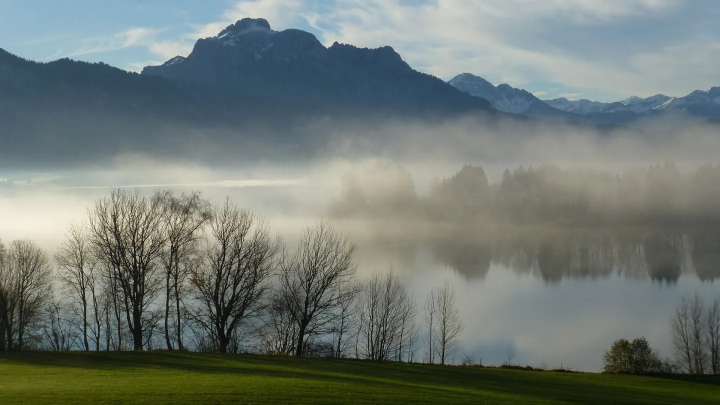
#> input picture img/haze.png, 1440 x 810 px (shown at 1/2 size)
$ jupyter execute '7.3.1 预测编码.ipynb'
#> lines starting #> are read from the running program, lines starting #| are printed output that depends on the picture
[cell 1]
import cv2
import numpy as np
import io
import matplotlib.pyplot as plt
from matplotlib.font_manager import FontProperties
fonts = FontProperties(fname = "/Library/Fonts/Arial Unicode.ttf")
plt.rcParams["font.family"] = 'Arial Unicode MS'
plt.rcParams['axes.unicode_minus']=False


# 读取图片，并转换为 y,v, u 分量。
img = cv2.imread('img/haze.png')
#> img is the input picture: shape (810, 1440, 3); mean B, G, R 116.2, 121.9, 112.8
h, w = img.shape[:2]  # 高，宽
#> h = 810; w = 1440

# 将 BGR 转换为 YCrCb（YCrCb 应用 YCrCb JPEG（或 YCC），“全范围”，
# 其中 Y 范围为 [0, 255]，U、V 范围为 [0, 255]（这是默认的 JPEG 格式颜色空间格式）。

yvu = cv2.cvtColor(img, cv2.COLOR_BGR2YCrCb)
#> yvu: shape (810, 1440, 3); mean of channels 0, 1, 2 118.5, 123.9, 126.7
y, v, u = cv2.split(yvu)
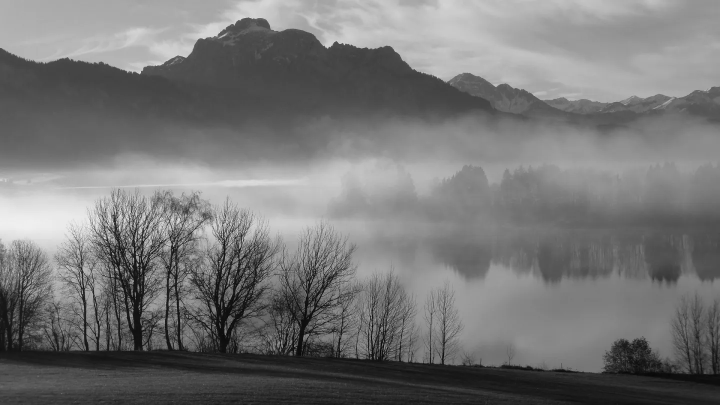
#> y: shape (810, 1440) (shown at 1/2 size); min 0, max 252, mean 118.5
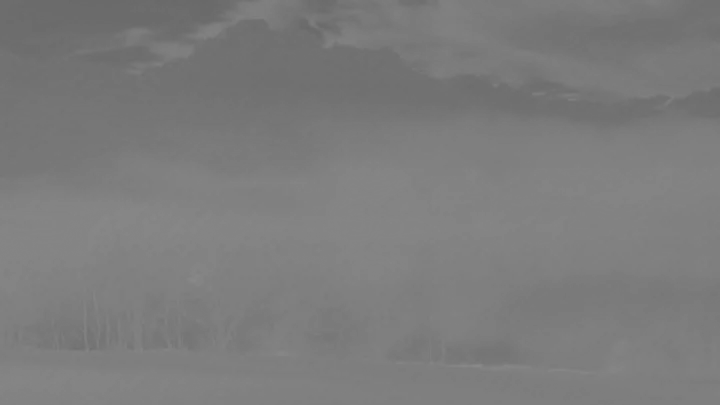
#> v: shape (810, 1440) (shown at 1/2 size); min 105, max 137, mean 123.9
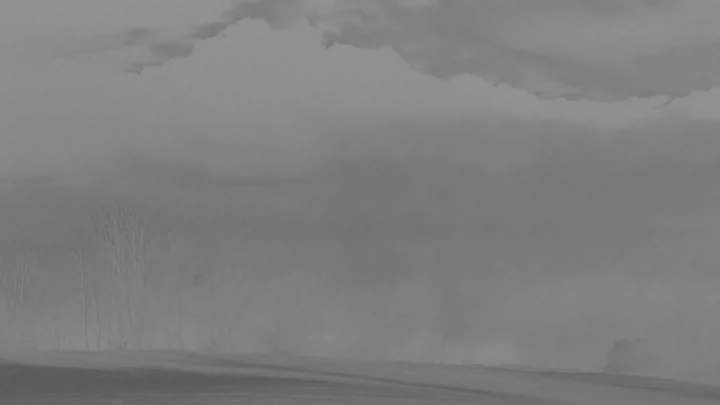
#> u: shape (810, 1440) (shown at 1/2 size); min 88, max 150, mean 126.7

# 下采样 U 和 V（应用 420 格式）。
u = cv2.resize(u, (u.shape[1] // 2, u.shape[0] // 2))  # 要注意 w或h 为单数的情况
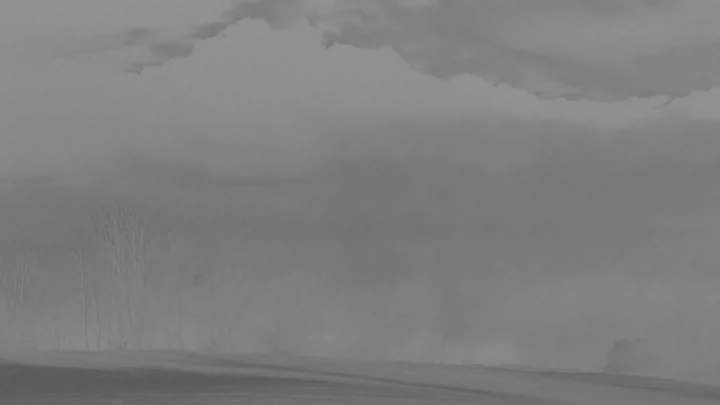
#> u: shape (405, 720); min 89, max 150, mean 126.7
v = cv2.resize(v, (v.shape[1] // 2, v.shape[0] // 2))
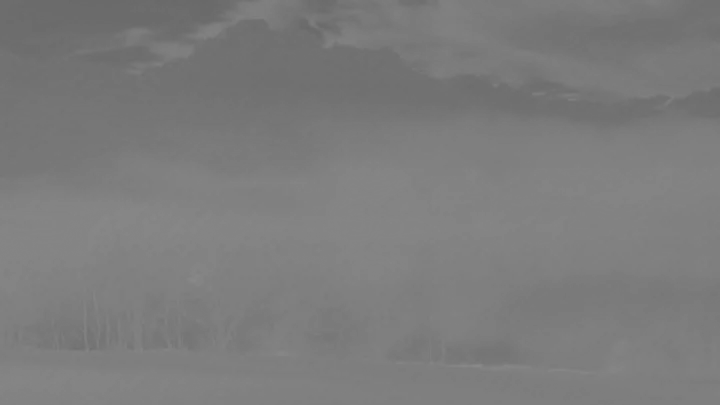
#> v: shape (405, 720); min 105, max 137, mean 123.9
# 打开内存中的字节流（而不是使用 文件）
# 将 Y、U 和 V 写入“流”。之后就可以以字节的形式读取，
# 这个是为了模拟读取YUV文件的情况，直接由上面的yuv分量转换形状为一维数据应该也可以
# 这样做的原因是我在网上找的DPCM的C语言版本都是直接读取 .yuv文件的，我为了遵循他们，就这么处理了（其实是懒。。）

f = io.BytesIO()

f.write(y.tobytes())
f.write(u.tobytes())
f.write(v.tobytes())
f.seek(0)

img_np = np.frombuffer(f.read(), np.uint8)  # 原图的yuv420,一定要420,要不然要修改数组截取大小

img_yuv_len = img_np.size
img_y_len = h * w
#> img_y_len = 1166400

y = img_np[:img_y_len]
u = img_np[img_y_len:(img_yuv_len - img_y_len) // 2 + img_y_len]  # 要注意 w或h 为单数的情况
v = img_np[(img_yuv_len - img_y_len) // 2 + img_y_len:]

# DPCM量化编码，采用边编码，边解码的形式，核心是下面for循环部分
img_re = np.zeros(img_y_len, np.uint16)  # 用来存储重建图像,因为中间计算可能超过255，先用16，后面转回8
yprebuff = np.zeros(img_y_len, np.uint16)  # 预测

radio=512/(1<<1)  # //量化因子  8是左向预测8bit量化，如果要进行4或2等的自行更改
for i in range(h):
    for j in range(w):
        # 左向预测8bit量化
        if j == 0:
            # 每行第一个像素要进行特殊处理，或保留，或进行一定预测，本设计中是做一定变换预测
            ypre = y[j + i * w]-128  # 计算预测误差
            yprebuff[j + i * w] = (ypre+255)/radio  # 量化预测误差
            img_re[j + i * w] = (yprebuff[j + i * w]-255/radio)*radio+128  # 重建像素,j解码
            if img_re[j + i * w]>255:
                img_re[j + i * w] = 255# 防止重建像素超过255
            yprebuff[j + i * w] = yprebuff[j + i * w]*radio/2

        else:
            ypre = y[j + i * w] - img_re[j + i * w - 1]  # 计算预测误差
            yprebuff[j + i * w] = (ypre+255) /radio  # 量化  # 量化器
            img_re[j + i * w] = (yprebuff[j + i * w]-255/radio)*radio+img_re[j + i * w - 1]  # 反量化
            yprebuff[j + i * w] = yprebuff[j + i * w] * radio / 2  # 预测器
            if img_re[j + i * w]>255:
                img_re[j + i * w] = 255# 防止重建电平超过255
img_re = img_re.astype(np.uint8) # 用来存储重建图像,后面转回uint8
yprebuff = yprebuff.astype(np.uint8)  # 预测误差

##########################################################################################
# 重建图片
y = y.reshape((h,w))  # 转换向量形状回原来的y分量

yprebuff = yprebuff.reshape((h,w))  # 预测的y分量

img_re = img_re.reshape((h,w))  # 重建的y分量

u = u.reshape((h//2,w//2))  # 恢复采样后的u分量
v = v.reshape((h//2,w//2))
ru = cv2.resize(u,(w,h))  # 恢复采样前的u分量，用这个u分量来重建图片文件
rv = cv2.resize(v,(w,h))

yvu = cv2.merge((y, rv, ru))
bgr = cv2.cvtColor(yvu, cv2.COLOR_YCrCb2BGR)  # 将原来的y,u,v分量转换回图片
#> yvu: shape (810, 1440, 3); mean of channels 0, 1, 2 118.5, 123.9, 126.7

yvu_pre = cv2.merge((yprebuff, rv, ru))
bgr_pre = cv2.cvtColor(yvu_pre, cv2.COLOR_YCrCb2BGR)  # 将y的预测误差转换为图片
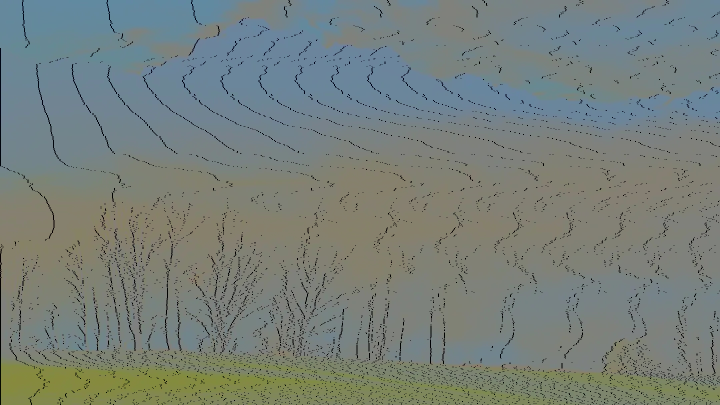
#> bgr_pre: shape (810, 1440, 3) (shown at 1/2 size); mean B, G, R 122.6, 127.9, 119.1
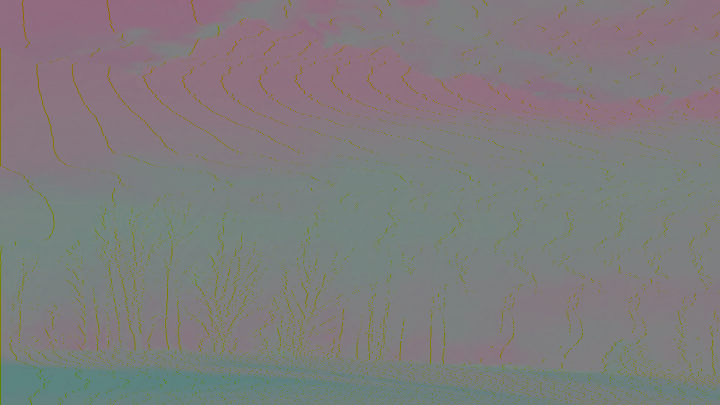
#> yvu_pre: shape (810, 1440, 3) (shown at 1/2 size); mean of channels 0, 1, 2 124.6, 123.9, 126.7; drawn as B, G, R

yvu_re = cv2.merge((img_re, rv, ru))
bgr_re = cv2.cvtColor(yvu_re, cv2.COLOR_YCrCb2BGR)  # 将解码后的的y,u,v分量转换回原图
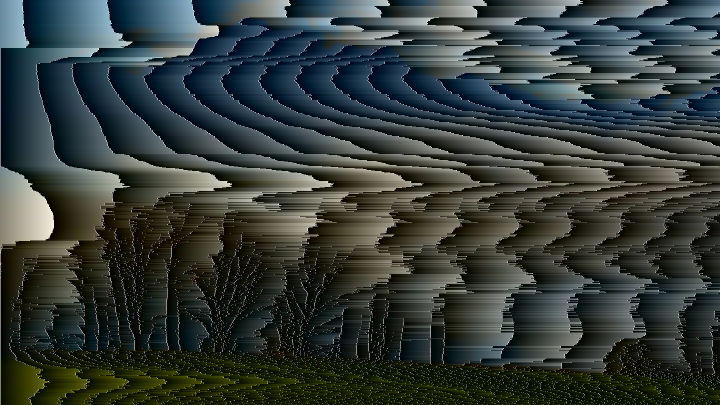
#> bgr_re: shape (810, 1440, 3) (shown at 1/2 size); mean B, G, R 56.7, 60.4, 52
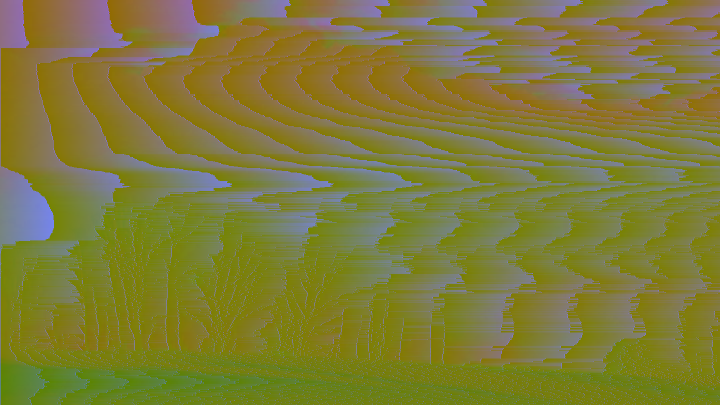
#> yvu_re: shape (810, 1440, 3) (shown at 1/2 size); mean of channels 0, 1, 2 57.1, 123.9, 126.7; drawn as B, G, R
plt.figure(figsize=(22, 11))
plt.subplot(121)
plt.imshow(cv2.cvtColor(bgr, cv2.COLOR_BGR2RGB)),
plt.title('原图')
plt.axis('off')
# plt.subplot(132), plt.imshow(cv2.cvtColor(bgr_pre, cv2.COLOR_BGR2RGB), cmap='gray'),
# plt.title('预测误差'), plt.axis('off')
plt.subplot(122), plt.imshow(cv2.cvtColor(bgr_re, cv2.COLOR_BGR2RGB), cmap='gray'),
plt.title('重建'), plt.axis('off')
plt.show()
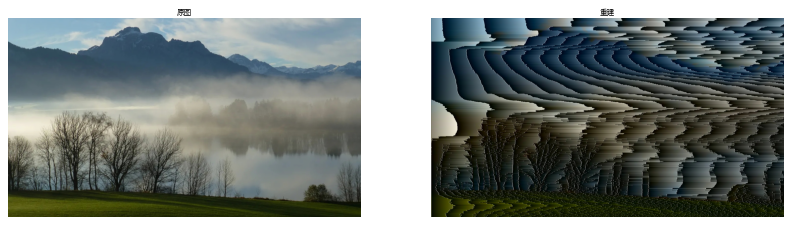
#> figure drawn by matplotlib, 2 panels
